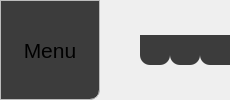
           <widget class="QWidget" name="title_bar" native="true">
            <property name="sizePolicy">
             <sizepolicy hsizetype="Expanding" vsizetype="Fixed">
              <horstretch>0</horstretch>
              <verstretch>0</verstretch>
             </sizepolicy>
            </property>
            <layout class="QHBoxLayout" name="title_bar_horizontalLayout">
             <property name="spacing">
              <number>0</number>
             </property>
             <property name="leftMargin">
              <number>0</number>
             </property>
             <property name="topMargin">
              <number>0</number>
             </property>
             <property name="rightMargin">
              <number>0</number>
             </property>
             <property name="bottomMargin">
              <number>0</number>
             </property>
             <item>
              <widget class="QPushButton" name="button_menu">
               <property name="sizePolicy">
                <sizepolicy hsizetype="Fixed" vsizetype="MinimumExpanding">
                 <horstretch>0</horstretch>
                 <verstretch>0</verstretch>
                </sizepolicy>
               </property>
               <property name="minimumSize">
                <size>
                 <width>100</width>
                 <height>30</height>
                </size>
               </property>
               <property name="styleSheet">
                <string notr="true">QPushButton {
background-color: rgb(60, 60, 60);
border-bottom-right-radius: 10%;
border: 1px solid rgb(188, 188, 188);
font-size: 16pt;
}
QPushButton:hover{
background-color: rgb(188, 188, 188);
color: rgb(0, 0, 0);
}</string>
               </property>
               <property name="text">
                <string>Menu</string>
               </property>
              </widget>
             </item>
             <item>
              <spacer name="horizontalSpacer">
               <property name="orientation">
                <enum>Qt::Horizontal</enum>
               </property>
               <property name="sizeType">
                <enum>QSizePolicy::Expanding</enum>
               </property>
               <property name="sizeHint" stdset="0">
                <size>
                 <width>40</width>
                 <height>20</height>
                </size>
               </property>
              </spacer>
             </item>
             <item>
              <widget class="QWidget" name="widget_header_buttons" native="true">
               <property name="minimumSize">
                <size>
                 <width>90</width>
                 <height>30</height>
                </size>
               </property>
               <property name="maximumSize">
                <size>
                 <width>30</width>
                 <height>30</height>
                </size>
               </property>
               <property name="layoutDirection">
                <enum>Qt::LeftToRight</enum>
               </property>
               <property name="styleSheet">
                <string notr="true">QPushButton {
	background-color: rgb(60, 60, 60);
    border: 0px solid rgb(188, 188, 188);
}
QPushButton:hover{
	background-color: rgb(188, 188, 188);
	color: rgb(0, 0, 0);
}</string>
               </property>
               <layout class="QHBoxLayout" name="widget_header_buttons_horizontalLayout">
                <property name="spacing">
                 <number>0</number>
                </property>
                <property name="leftMargin">
                 <number>0</number>
                </property>
                <property name="topMargin">
                 <number>0</number>
                </property>
                <property name="rightMargin">
                 <number>0</number>
                </property>
                <property name="bottomMargin">
                 <number>0</number>
                </property>
                <item>
                 <widget class="QPushButton" name="button_minimize">
                  <property name="sizePolicy">
                   <sizepolicy hsizetype="Minimum" vsizetype="MinimumExpanding">
                    <horstretch>0</horstretch>
                    <verstretch>0</verstretch>
                   </sizepolicy>
                  </property>
                  <property name="minimumSize">
                   <size>
                    <width>30</width>
                    <height>30</height>
                   </size>
                  </property>
                  <property name="maximumSize">
                   <size>
                    <width>30</width>
                    <height>30</height>
                   </size>
                  </property>
                  <property name="styleSheet">
                   <string notr="true">QPushButton {
border-bottom-left-radius: 10%;
border-bottom-right-radius: 10%;
}</string>
                  </property>
                  <property name="text">
                   <string/>
                  </property>
                  <property name="icon">
                   <iconset resource="../resources.qrc">
                    <normaloff>:/icons/assets/window-minimize.png</normaloff>:/icons/assets/window-minimize.png</iconset>
                  </property>
                  <property name="iconSize">
                   <size>
                    <width>24</width>
                    <height>24</height>
                   </size>
                  </property>
                 </widget>
                </item>
                <item>
                 <widget class="QPushButton" name="button_maximize">
                  <property name="sizePolicy">
                   <sizepolicy hsizetype="Minimum" vsizetype="MinimumExpanding">
                    <horstretch>0</horstretch>
                    <verstretch>0</verstretch>
                   </sizepolicy>
                  </property>
                  <property name="minimumSize">
                   <size>
                    <width>30</width>
                    <height>30</height>
                   </size>
                  </property>
                  <property name="maximumSize">
                   <size>
                    <width>30</width>
                    <height>30</height>
                   </size>
                  </property>
                  <property name="styleSheet">
                   <string notr="true">QPushButton {
border-bottom-left-radius: 10%;
border-bottom-right-radius: 10%;
}</string>
                  </property>
                  <property name="text">
                   <string/>
                  </property>
                  <property name="icon">
                   <iconset resource="../resources.qrc">
                    <normaloff>:/icons/assets/window-maximize.png</normaloff>:/icons/assets/window-maximize.png</iconset>
                  </property>
                  <property name="iconSize">
                   <size>
                    <width>24</width>
                    <height>24</height>
                   </size>
                  </property>
                 </widget>
                </item>
                <item>
                 <widget class="QPushButton" name="button_exit">
                  <property name="sizePolicy">
                   <sizepolicy hsizetype="Minimum" vsizetype="MinimumExpanding">
                    <horstretch>0</horstretch>
                    <verstretch>0</verstretch>
                   </sizepolicy>
                  </property>
                  <property name="minimumSize">
                   <size>
                    <width>30</width>
                    <height>30</height>
                   </size>
                  </property>
                  <property name="maximumSize">
                   <size>
                    <width>30</width>
                    <height>30</height>
                   </size>
                  </property>
                  <property name="styleSheet">
                   <string notr="true">QPushButton {
border-bottom-left-radius: 10%;
}</string>
                  </property>
                  <property name="text">
                   <string/>
                  </property>
                  <property name="icon">
                   <iconset resource="../resources.qrc">
                    <normaloff>:/icons/assets/close-window.png</normaloff>:/icons/assets/close-window.png</iconset>
                  </property>
                  <property name="iconSize">
                   <size>
                    <width>48</width>
                    <height>48</height>
                   </size>
                  </property>
                 </widget>
                </item>
               </layout>
              </widget>
             </item>
            </layout>
           </widget>
